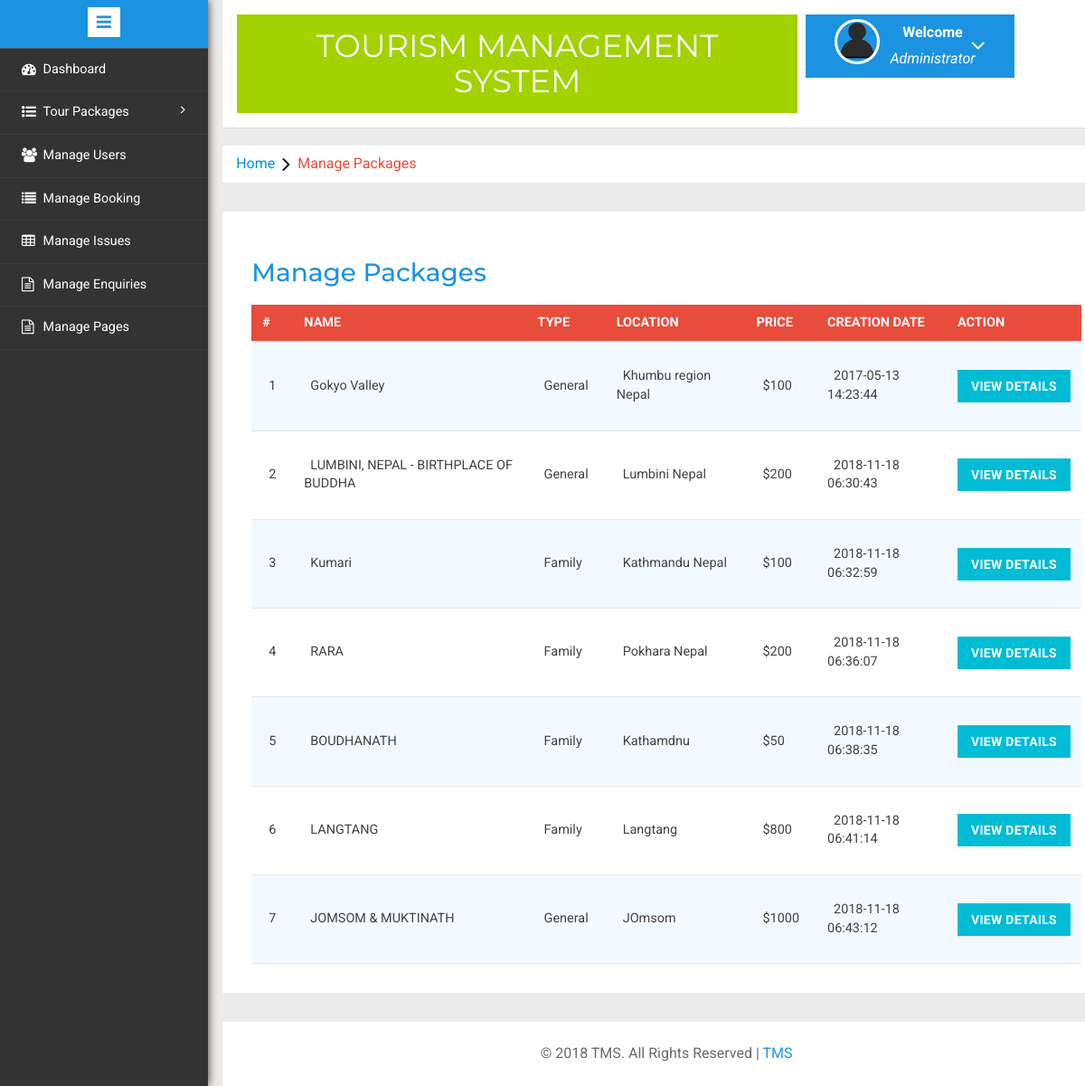
Page /admin/manage-packages.php (signed in) on the committed database.
### tables this page shows
CREATE TABLE `tbltourpackages` (
  `PackageId` int(11) NOT NULL,
  `PackageName` varchar(200) NOT NULL,
  `PackageType` varchar(150) NOT NULL,
  `PackageLocation` varchar(100) NOT NULL,
  `PackagePrice` int(11) NOT NULL,
  `PackageFetures` varchar(255) NOT NULL,
  `PackageDetails` mediumtext NOT NULL,
  `PackageImage` varchar(100) NOT NULL,
  `Creationdate` timestamp NOT NULL DEFAULT CURRENT_TIMESTAMP,
  `UpdationDate` timestamp NULL DEFAULT '0000-00-00 00:00:00' ON UPDATE CURRENT_TIMESTAMP
);

### admin/manage-packages.php (the view, shortened to what this page needs)
<?php
include('includes/config.php');
if(strlen($_SESSION['alogin'])==0)
	{
header('location:index.php');
}
else{
	?>
<!DOCTYPE HTML>
<html>
<head>
<link href="css/bootstrap.min.css" rel='stylesheet' type='text/css' />
<link href="css/style.css" rel='stylesheet' type='text/css' />
<link rel="stylesheet" href="css/morris.css" type="text/css"/>
<link href="css/font-awesome.css" rel="stylesheet">
<link rel="stylesheet" type="text/css" href="css/table-style.css" />
<link rel="stylesheet" type="text/css" href="css/basictable.css" />
<link rel="stylesheet" href="css/icon-font.min.css" type='text/css' />
</head>
<body>
   <div class="page-container">
<div class="left-content">
	   <div class="mother-grid-inner">
				<?php include('includes/header.php');?>
				</div>
<ol class="breadcrumb">
                <li class="breadcrumb-item"><a href="index.html">Home</a><i class="fa fa-angle-right"></i>Manage Packages</li>
            </ol>
<div class="agile-grids">
				<div class="agile-tables">
					<div class="w3l-table-info">
					  <h2>Manage Packages</h2>
					    <table id="table">
						<thead>
						  <tr>
						  <th>#</th>
							<th >Name</th>
							<th>Type</th>
							<th>Location</th>
							<th>Price</th>
							<th>Creation Date</th>
							<th>Action</th>
						  </tr>
						</thead>
						<tbody>
<?php $sql = "SELECT * from TblTourPackages";
$query = $dbh -> prepare($sql);
$query->execute();
$results=$query->fetchAll(PDO::FETCH_OBJ);
$cnt=1;
if($query->rowCount() > 0)
{
foreach($results as $result)
{				?>
						  <tr>
							<td><?php echo htmlentities($cnt);?></td>
							<td><?php echo htmlentities($result->PackageName);?></td>
							<td><?php echo htmlentities($result->PackageType);?></td>
							<td><?php echo htmlentities($result->PackageLocation);?></td>
							<td>$<?php echo htmlentities($result->PackagePrice);?></td>
							<td><?php echo htmlentities($result->Creationdate);?></td>
							<td><a href="update-package.php?pid=<?php echo htmlentities($result->PackageId);?>"><button type="button" class="btn btn-primary btn-block">View Details</button></a></td>
						  </tr>
						 <?php $cnt=$cnt+1;} }?>
						</tbody>
					  </table>
					</div>
			</div>
<?php include('includes/footer.php');?>
</div>
</div>
						<?php include('includes/sidebarmenu.php');?>
							</div>
</body>
</html>
<?php } ?>

### admin/css/table-style.css (style rules this page uses)
table { background: white; border-collapse: collapse; margin: 1.25em 0 0; width: 100%; }
table tr, table th, table td { border: none; border-bottom: 1px solid #e8e8e8; font-size: .95em; }
table th, table td { padding: 10px 12px; text-align: left; }
table th { background: #e74c3c; color: #fff; text-transform: uppercase; }
table tr td { background: #f3faff; color: #424242; }
table tr:nth-of-type(2n+2) td { background: #ffffff; }
table { width: 100%; }

### rows in the picture
tbltourpackages: PackageName "Gokyo Valley", PackageType "General", PackageLocation "Khumbu region Nepal", PackagePrice "100", Creationdate "2017-05-13 14:23:44"
tbltourpackages: PackageName "LUMBINI, NEPAL - BIRTHPLACE OF BUDDHA", PackageType "General", PackageLocation "Lumbini Nepal", PackagePrice "200", Creationdate "2018-11-18 06:30:43"
tbltourpackages: PackageName "Kumari", PackageType "Family", PackageLocation "Kathmandu Nepal", PackagePrice "100", Creationdate "2018-11-18 06:32:59"
tbltourpackages: PackageName "RARA", PackageType "Family", PackageLocation "Pokhara Nepal", PackagePrice "200", Creationdate "2018-11-18 06:36:07"
tbltourpackages: PackageName "BOUDHANATH", PackageType "Family", PackageLocation "Kathamdnu", PackagePrice "50", Creationdate "2018-11-18 06:38:35"
tbltourpackages: PackageName "LANGTANG", PackageType "Family", PackageLocation "Langtang", PackagePrice "800", Creationdate "2018-11-18 06:41:14"
tbltourpackages: PackageName "JOMSOM & MUKTINATH", PackageType "General", PackageLocation "JOmsom", PackagePrice "1000", Creationdate "2018-11-18 06:43:12"
